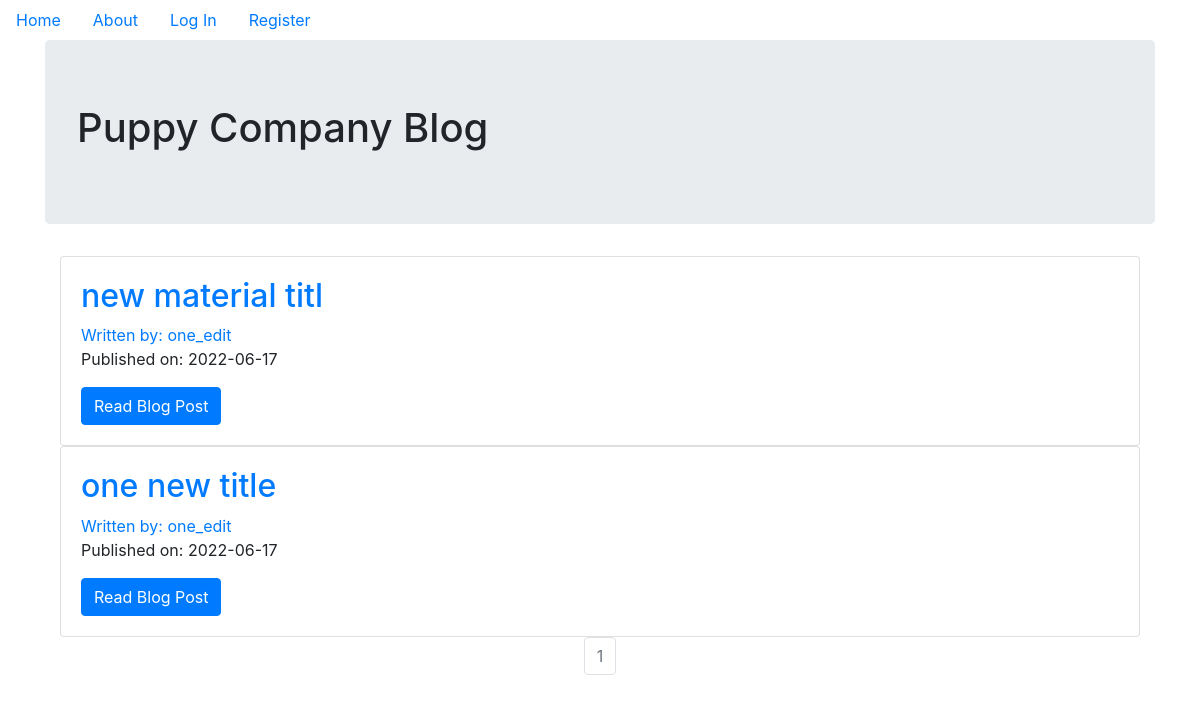
The page / on the database its author committed.
### mlcompanyblog/models.py (models this page shows, shortened)
class BlogPost(db.Model):
    users = db.relationship(User)
    id = db.Column(db.Integer, primary_key=True)
    user_id = db.Column(db.Integer, db.ForeignKey('users.id'), nullable=False)
    date = db. Column(db.DateTime, nullable=False, default=datetime.utcnow)
    title = db.Column(db.String(140), nullable=False)
    text = db.Column(db.Text, nullable=False)

class User(db.Model, UserMixin):
    __tablename__ = 'users'
    id = db.Column(db.Integer, primary_key=True)
    profile_image = db.Column(db.String(64), nullable=False, default='default_profile.jpg')
    email = db.Column(db.String(64), unique=True, index=True)
    username = db.Column(db.String(64), unique=True, index=True)
    password_hash = db.Column(db.String(128))
    posts = db.relationship('BlogPost', backref='author', lazy=True)

### mlcompanyblog/core/views.py (the view)
@core.route('/')
def index():
    page = request.args.get('page',1,type=int)
    blog_posts = BlogPost.query.order_by(BlogPost.date.desc()).paginate(page=page,per_page=5)
    return render_template('index.html', blog_posts=blog_posts)

### mlcompanyblog/templates/index.html
{% extends "base.html" %} {% block content %}
<div class="jumbotron">
  <h1>Puppy Company Blog</h1>
</div>
<div class="container">
  {% for post in blog_posts.items %}
  <div class="card">
    <div class="card-body">
      <h2>
        <a
          class="card-title"
          href="{{ url_for('blog_posts.blog_post', blog_post_id=post.id)}}"
          >{{post.title}}</a
        >
      </h2>
      <a href="{{url_for('users.user_posts', username=post.author.username)}}"
        >Written by: {{ post.author.username}}</a
      >
      <p>Published on: {{post.date.strftime('%Y-%m-%d')}}</p>
      <a class="btn btn-primary" href="#">Read Blog Post</a>
    </div>
  </div>
  {% endfor %}
</div>
<nav aria-label="'Page Navigation example">
  <ul class="pagination justify-content-center">
    {% for page_num in blog_posts.iter_pages(left_edge=1, right_edge=1,
    left_current=1, right_current=2) %} {% if blog_posts.page == page_num %}
    <li class="page-item disabled">
      <a class="page-link" href="{{url_for('core.index', page=page_num)}}"
        >{{ page_num}}</a
      >
    </li>
    {% else %}
    <li class="page-item">
      <a class="page-link" href="{{url_for('core.index', page=page_num)}}"
        >{{ page_num}}</a
      >
    </li>
    {% endif %} {% endfor %}
  </ul>
</nav>
{% endblock %}

### mlcompanyblog/templates/base.html (shortened to what this page needs)
<!DOCTYPE html>
<html lang="en">
  <head>
    <link
      rel="stylesheet"
      href="https://maxcdn.bootstrapcdn.com/bootstrap/4.0.0/css/bootstrap.min.css"
    />
  </head>
  <body>
    <ul class="nav">
      <li class="nav-link">
        <a href="{{url_for('core.index')}}">Home</a>
      </li>
      <li class="nav-link">
        <a href="{{url_for('core.info')}}">About</a>
      </li>
      {% if current_user.is_authenticated %}
      <li class="nav-link">
        <a href="{{url_for('users.logout')}}">Log Out</a>
      </li>
      <li class="nav-link">
        <a href="{{url_for('users.account')}}">Account</a>
      </li>
      <li class="nav-link">
        <a href="{{url_for('blog_posts.create_post')}}">Create Post</a>
      </li>
      {% else %}
      <li class="nav-link">
        <a href="{{url_for('users.login')}}">Log In</a>
      </li>
      <li class="nav-link">
        <a href="{{url_for('users.register')}}">Register</a>
      </li>
      {% endif %}
    </ul>
    <div class="container">{% block content %} {% endblock %}</div>
  </body>
</html>

### rows shown on the page
BlogPost: title "new material titl", author.username "one_edit", date "2022-06-17"
BlogPost: title "one new title", author.username "one_edit", date "2022-06-17"

### other values the page prints
{{ page_num }} "1"
